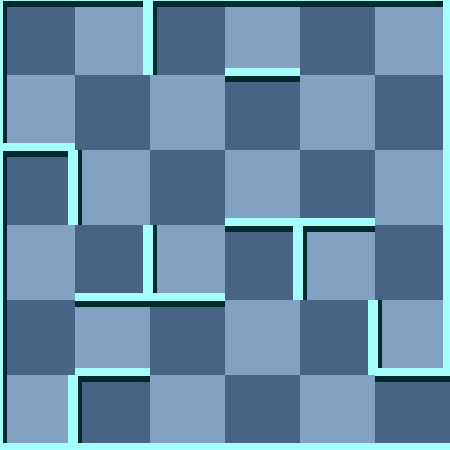

Rendered tile map (Tiled .tmx) drawn with the repository's tilesets; below, a short description and the map source with its tile grids summarised:
An orthogonal 6x6 tile map with 75x75 px tiles, 2 tile layers (background, 块层 1) and 6 objects (Exit, Player, Door, Key, RedMummy, ...).

<map version="1.0" orientation="orthogonal" width="6" height="6" tilewidth="75" tileheight="75">
 <tileset firstgid="1" name="wall" tilewidth="75" tileheight="75">
  <image source="gfx/wall.png" width="300" height="375" />
  <tile id="0">
   <properties>
    <property name="ValOfWall" value="0" />
   </properties>
  </tile>
  <tile id="1">
   <properties>
    <property name="ValOfWall" value="1" />
   </properties>
  </tile>
  <tile id="2">
   <properties>
    <property name="ValOfWall" value="2" />
   </properties>
  </tile>
  <tile id="3">
   <properties>
    <property name="ValOfWall" value="3" />
   </properties>
  </tile>
  <tile id="4">
   <properties>
    <property name="ValOfWall" value="4" />
   </properties>
  </tile>
  <tile id="5">
   <properties>
    <property name="ValOfWall" value="5" />
   </properties>
  </tile>
  <tile id="6">
   <properties>
    <property name="ValOfWall" value="6" />
   </properties>
  </tile>
  <tile id="7">
   <properties>
    <property name="ValOfWall" value="7" />
   </properties>
  </tile>
  <tile id="8">
   <properties>
    <property name="ValOfWall" value="8" />
   </properties>
  </tile>
  <tile id="9">
   <properties>
    <property name="ValOfWall" value="9" />
   </properties>
  </tile>
  <tile id="10">
   <properties>
    <property name="ValOfWall" value="10" />
   </properties>
  </tile>
  <tile id="11">
   <properties>
    <property name="ValOfWall" value="11" />
   </properties>
  </tile>
  <tile id="12">
   <properties>
    <property name="ValOfWall" value="12" />
   </properties>
  </tile>
  <tile id="13">
   <properties>
    <property name="ValOfWall" value="13" />
   </properties>
  </tile>
  <tile id="14">
   <properties>
    <property name="ValOfWall" value="14" />
   </properties>
  </tile>
  <tile id="15">
   <properties>
    <property name="ValOfWall" value="15" />
   </properties>
  </tile>
  <tile id="18">
   <properties>
    <property name="ValOfWall" value="-1" />
   </properties>
  </tile>
 </tileset>
 <layer name="background" width="6" height="6">
  <data>[36 cells, 36 non-empty, 2 distinct tile ids]</data>
 </layer>
 <layer name="块层 1" width="6" height="6">
  <data>[36 cells, 36 non-empty, 13 distinct tile ids]</data>
 </layer>
 <objectgroup name="对象层 1" width="6" height="6">
  <object name="Exit" x="450" y="375" />
  <object name="Player" x="0" y="375">
   <properties>
    <property name="value" value="1" />
   </properties>
  </object>
  <object name="Door" x="0" y="300">
   <properties>
    <property name="direction" value="2" />
    <property name="value" value="14" />
   </properties>
  </object>
  <object name="Key" x="300" y="0">
   <properties>
    <property name="value" value="12" />
   </properties>
  </object>
  <object name="RedMummy" x="375" y="150">
   <properties>
    <property name="value" value="21" />
   </properties>
  </object>
  <object name="RedScorpion" x="300" y="225">
   <properties>
    <property name="value" value="25" />
   </properties>
  </object>
 </objectgroup>
</map>
